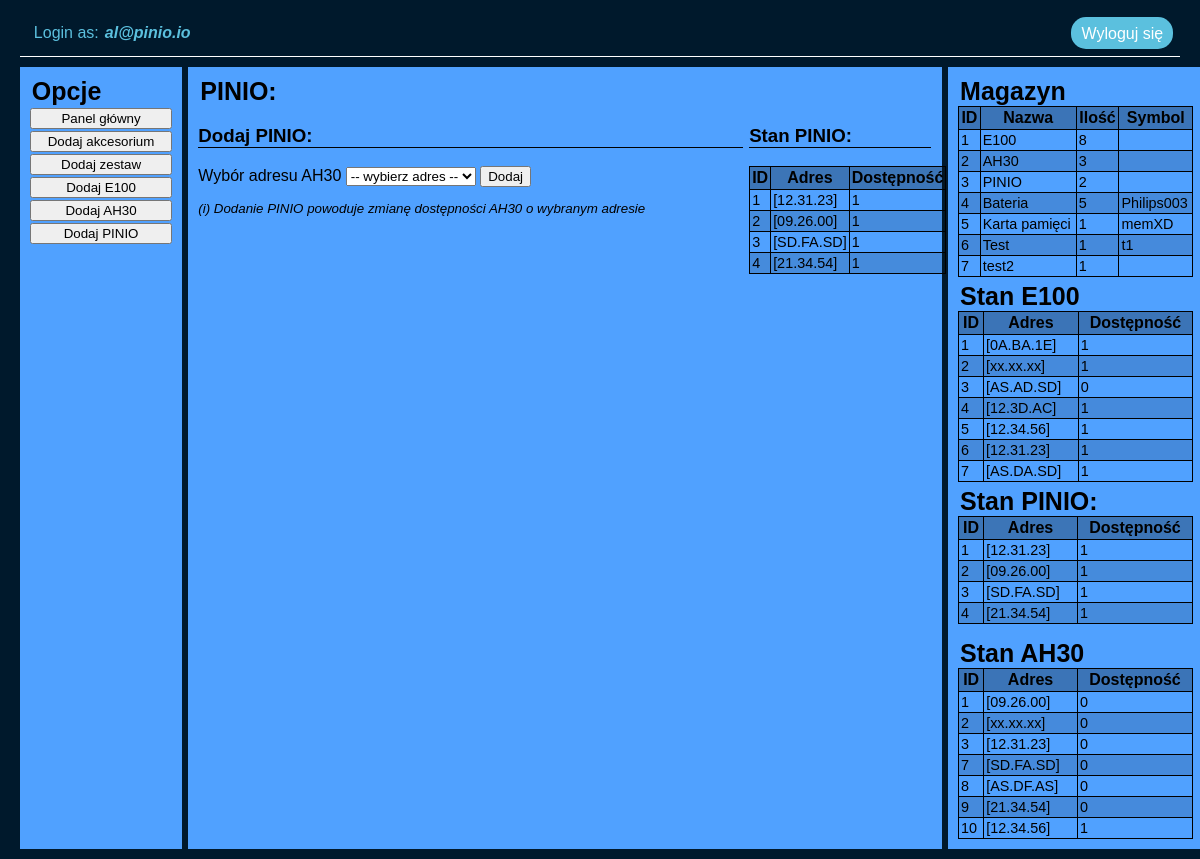
Page /inventory-add-pinio.php (signed in) on the committed database.
### tables this page shows
CREATE TABLE `pinio` (
  `id` int(11) NOT NULL,
  `address` text NOT NULL,
  `available` tinyint(1) NOT NULL,
  `timestamp` timestamp NOT NULL DEFAULT current_timestamp() ON UPDATE current_timestamp(),
  `add_date` datetime NOT NULL DEFAULT current_timestamp()
);

CREATE TABLE `inventory` (
  `id` int(11) NOT NULL,
  `name` text NOT NULL,
  `quantity` int(11) NOT NULL,
  `symbol` text NOT NULL,
  `timestamp` timestamp NOT NULL DEFAULT current_timestamp() ON UPDATE current_timestamp(),
  `add_date` datetime NOT NULL DEFAULT current_timestamp()
);

CREATE TABLE `e100` (
  `id` int(11) NOT NULL,
  `address` text NOT NULL,
  `available` tinyint(1) NOT NULL,
  `timestamp` timestamp NOT NULL DEFAULT current_timestamp() ON UPDATE current_timestamp(),
  `add_date` datetime NOT NULL DEFAULT current_timestamp()
);

CREATE TABLE `ah30` (
  `id` int(11) NOT NULL,
  `address` text NOT NULL,
  `available` tinyint(1) NOT NULL,
  `timestamp` timestamp NOT NULL DEFAULT current_timestamp() ON UPDATE current_timestamp(),
  `add_date` datetime NOT NULL DEFAULT current_timestamp()
);

### set-e100ah30-qty.php (called while the page is built, shortened)
<?php
$parts = ["E100", "AH30"];
foreach($parts as $part){
	$query = $db->prepare('SELECT * FROM '.strtolower($part).' WHERE available = "1"');
	$query->execute();
	$query = $query->fetchAll();
}

### html-magazyn.php (the view, shortened to what this page needs)
<?php
require_once 'set-e100ah30-qty.php';
$invPartsQuery = $db->query('SELECT * FROM inventory');
$invParts = $invPartsQuery->fetchAll();
$e100Query = $db->query('SELECT * FROM e100');
$e100 = $e100Query->fetchAll();
$pinioQuery = $db->query('SELECT * FROM pinio');
$pinio = $pinioQuery->fetchAll();
$ah30Query = $db->query('SELECT * FROM ah30');
$ah30 = $ah30Query->fetchAll();
?>
<div class="elements-sidebar-inventory">
    <legend>Magazyn</legend>
    <table>
        <thead>
        <tr><th>ID</th><th>Nazwa</th><th>Ilość</th><th>Symbol</th></tr>
        </thead>
        <tbody>
            <?php
                foreach($invParts as $part){
                    echo "<tr><td>{$part['id']}</td><td>{$part['name']}</td><td>{$part['quantity']}</td><td>{$part['symbol']}</td></tr>";
                }
            ?>
        </tbody>
    </table>
</div>
<div class="e100-sidebar-inventory">
    <legend>Stan E100</legend>
    <table>
        <thead>
        <tr><th>ID</th><th>Adres</th><th>Dostępność</th></tr>
        </thead>
        <tbody>
            <?php
                foreach($e100 as $part){
                    echo "<tr><td>{$part['id']}</td><td>{$part['address']}</td><td>{$part['available']}</td></tr>";
                }
            ?>
        </tbody>
    </table>
</div>
<div class="pinio-sidebar-inventory">
    <legend>Stan PINIO:</legend>
        <table>
            <thead>
            <tr><th>ID</th><th>Adres</th><th>Dostępność</th></tr>
            </thead>
            <tbody>
                <?php
                    foreach($pinio as $part){
                        echo "<tr><td>{$part['id']}</td><td>{$part['address']}</td><td>{$part['available']}</td></tr>";
                    }
                ?>
            </tbody>
        </table>
</div>
<div class="ah30-sidebar-inventory">
    <legend>Stan AH30</legend>
    <table>
        <thead>
        <tr><th>ID</th><th>Adres</th><th>Dostępność</th></tr>
        </thead>
        <tbody>
            <?php
                foreach($ah30 as $part){
                    echo "<tr><td>{$part['id']}</td><td>{$part['address']}</td><td>{$part['available']}</td></tr>";
                }
            ?>
        </tbody>
    </table>
</div>

### inventory-add-pinio.php (shortened to what this page needs)
<?php
	$db = require_once 'database.php';
	$pinioQuery = $db->query('SELECT * FROM pinio');
	$pinio = $pinioQuery->fetchAll();
	$ah30Query = $db->query('SELECT * FROM ah30');
	$ah30 = $ah30Query->fetchAll();
?>
<!DOCTYPE HTML>
<html lang="pl">
<head>
	<link rel="stylesheet" type="text/css" href="css/style.css">
</head>
<body>
<div class="container">
	<div class="header">
		<div class="login-text">
			<div>Login as: </div><div class="user"><?=$_SESSION['mail'];?></div>
		</div>
		<a href="logout.php" class="logout-btn">
			Wyloguj się
		</a>
	</div>
	<div class="main-grid">
		<div class="left-bar">
			<legend>Opcje</legend>
			<button onclick="window.location.href = 'inventory-panel.php';"> Panel główny </button>
			<button onclick="window.location.href = 'inventory-add-element.php';"> Dodaj akcesorium </button>
			<button onclick="window.location.href = 'inventory-add-set.php';"> Dodaj zestaw </button>
			<button onclick="window.location.href = 'inventory-add-e100.php';"> Dodaj E100 </button>
			<button onclick="window.location.href = 'inventory-add-ah30.php';"> Dodaj AH30 </button>
			<button onclick="window.location.href = '#';"> Dodaj PINIO </button>
		</div>
		<div class="main-content">
			<legend>PINIO:</legend>
			<div class="e100-main-content">
				<div class="e100-add">
					<form action="add-pinio.php" method="post" onsubmit="return confirm('Na pewno chcesz dodać element?');">
						<h3>Dodaj PINIO:</h3>
						<label for="address-select">Wybór adresu AH30</label>
						<select id="address-select" name="address" required>
							<option disabled selected value> -- wybierz adres -- </option>
						</select>
						<button>Dodaj</button>
						<p class="info"><i>(i) Dodanie PINIO powoduje zmianę dostępności AH30 o wybranym adresie</i></p>
					</form>
				</div>
				<div class="e100-inventory">
					<h3>Stan PINIO:</h3>
						<table>
							<thead>
							<tr><th>ID</th><th>Adres</th><th>Dostępność</th></tr>
							</thead>
							<tbody>
								<?php
									foreach($pinio as $part){
										echo "<tr><td>{$part['id']}</td><td>{$part['address']}</td><td>{$part['available']}</td></tr>";
									}
								?>
							</tbody>
						</table>
				</div>
			</div>
		</div>
		<div class="right-bar">
			<?php
			require 'html-magazyn.php';
			?>
		</div>
	</div>
</div>
</body>
</html>

### css/style.css (style rules this page uses)
:root { --primary-color: #50a1ff; --second-color: #5bc0de; --back-color: rgb(0, 25, 44); }
body { background-color: var(--back-color); font-family: 'Open-sans', sans-serif; }
legend { font-size: 25px; font-weight: bold; }
h3 { border-bottom: 1px solid; }
.info { font-size: smaller; }
.container { padding: 2px; width: 98%; margin-left: auto; margin-right: auto; }
.header { background-color: transparent; color: var(--second-color); display: flex; width: auto; border-bottom: 1px solid white; padding: 7px; margin-bottom: 10px; }
.login-text { display: grid; gap: 2px; grid-template-columns: auto auto; padding: 7px }
.user { padding-left: 4px; float: left; font-weight: bold; font-style: italic; }
.logout-btn { float: left; text-decoration: none; background-color: var(--second-color); color: #ffffff; border-radius: 15px; padding: 8px 10px 1px 10px; }
.main-grid { display: grid; gap: 6px; grid-template-columns: 14% auto 20%; }
.left-bar { background-color: var(--primary-color); padding: 10px; display: grid; align-content: start; gap: 2px; }
.main-content { background-color: var(--primary-color); padding: 10px; }
.right-bar { display: grid; grid-gap: 5px; min-width: 235px; background-color: var(--primary-color); padding: 10px; }
.right-bar div { max-height: 200px; overflow: auto; }
table { width: 100%; border-collapse: collapse; margin-bottom: 10px; }
table, th, td { padding: 2px; border: 1px solid black; }
th { background-color: rgba(12, 12, 12, 0.295); }
td { font-size: 0.9em; }
tr:nth-child(even) { background-color: #07070723; }
.e100-main-content { width: 99%; display: grid; gap: 6px; grid-template-columns: 75% 25%; grid-template-rows: auto auto; }
.e100-inventory { grid-column: 2; grid-row: 1 / last-line; }

### rows in the picture
pinio: id "1", address "[12.31.23]", available "1"
pinio: id "2", address "[09.26.00]", available "1"
pinio: id "3", address "[SD.FA.SD]", available "1"
pinio: id "4", address "[21.34.54]", available "1"
inventory: id "1", name "E100", quantity "8"
inventory: id "2", name "AH30", quantity "3"
inventory: id "3", name "PINIO", quantity "2"
inventory: id "4", name "Bateria", quantity "5", symbol "Philips003"
inventory: id "5", name "Karta pamięci", quantity "1", symbol "memXD"
inventory: id "6", name "Test", quantity "1", symbol "t1"
inventory: id "7", name "test2", quantity "1"
e100: id "1", address "[0A.BA.1E]", available "1"
e100: id "2", address "[xx.xx.xx]", available "1"
e100: id "3", address "[AS.AD.SD]", available "0"
e100: id "4", address "[12.3D.AC]", available "1"
e100: id "5", address "[12.34.56]", available "1"
e100: id "6", address "[12.31.23]", available "1"
e100: id "7", address "[AS.DA.SD]", available "1"
ah30: id "1", address "[09.26.00]", available "0"
ah30: id "2", address "[xx.xx.xx]", available "0"
ah30: id "3", address "[12.31.23]", available "0"
ah30: id "7", address "[SD.FA.SD]", available "0"
ah30: id "8", address "[AS.DF.AS]", available "0"
ah30: id "9", address "[21.34.54]", available "0"
ah30: id "10", address "[12.34.56]", available "1"

### other values in the picture
$_SESSION['mail'] "al@pinio.io"
